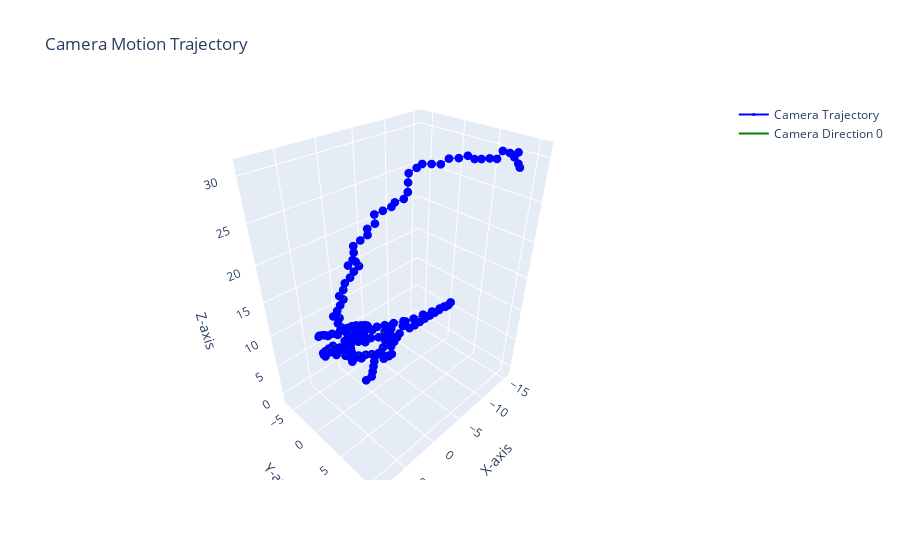

Write notebook code for a chart like this one.
### Markdown cell above
Для любых видео восстановить траекторию движения (t вектор). Выполнить визуализацию. 
Определить параметры которые влияют на "точность" определения вектора t
Использовать решение на базе нейронных сетей. 
Любые идеи. 

***slam прикрутить. 
Видео 1 но что бы работало.    

Анализ задания и пути решения.
Грузим из интернета качественное видео полета дрона. Сохраняем кусок не менее 2 мин.
В расчете используем предобученную нейросеть из модуля kornia, которая ищет соответствие ключевых точек двух наборов, а также извлекает дескрипторы для найденного набора ключевых точек.
Сами ключевые точки можно искать с помощью детектора sift или orb.
Выводим траекторию на трехмерный график.

### Code cell
# Импорт необходимых библиотек
import cv2
import numpy as np
import matplotlib.pyplot as plt
from mpl_toolkits.mplot3d import Axes3D
import plotly.graph_objects as go
import torch
import kornia
import kornia.feature as KF
from kornia_moons.feature import laf_from_opencv_SIFT_kpts, cv2_matches_from_kornia

# Фильтрация совпавших особенностей из двух изображений по расстоянию между лучшими совпадениями
def filter_matches_distance(matches, dist_threshold):
    filtered_match = []
    for m, n in matches:
        if m.distance <= dist_threshold * n.distance:
            filtered_match.append(m)
    return filtered_match

# Сопоставление особенностей из двух изображений
def match_features(des1, des2, matching='BF', detector='sift', sort=True, k=2):
    if matching == 'BF':
        if detector == 'sift':
            matcher = cv2.BFMatcher_create(cv2.NORM_L2, crossCheck=False)
        elif detector == 'orb':
            matcher = cv2.BFMatcher_create(cv2.NORM_HAMMING, crossCheck=False)
        matches = matcher.knnMatch(des1, des2, k=k)
    elif matching == 'FLANN':
        FLANN_INDEX_KDTREE = 1
        index_params = dict(algorithm=FLANN_INDEX_KDTREE, trees=5)
        search_params = dict(checks=50)
        matcher = cv2.FlannBasedMatcher(index_params, search_params)
        matches = matcher.knnMatch(des1, des2, k=k)
    if sort:
        matches = sorted(matches, key=lambda x: x[0].distance)
    return matches

# Загрузка нейронной сети HardNet
model = KF.HardNet(True)

# Функция для локального дескриптора
def local_descriptor_function(image, key_points, model):
    with torch.no_grad():
        model.eval()
        timg = kornia.image_to_tensor(image, False).float() / 255.
        lafs = laf_from_opencv_SIFT_kpts(key_points)
        affine = KF.LAFAffNetShapeEstimator(True)
        orienter = KF.LAFOrienter(32, angle_detector=KF.OriNet(True))
        orienter.eval()
        affine.eval()
        lafs_new = orienter(affine(lafs, timg), timg)
        patches = KF.extract_patches_from_pyramid(timg, lafs_new, 32)
        B, N, CH, H, W = patches.size()
        descs = model(patches.view(B * N, CH, H, W)).view(B * N, -1)
    return descs.detach().cpu().numpy()

# Функция для сопоставления точек
def points_matching_function(img1, img2, model):
    img1 = cv2.cvtColor(img1, cv2.COLOR_BGR2GRAY)
    img2 = cv2.cvtColor(img2, cv2.COLOR_BGR2GRAY)
    detector_type = cv2.ORB_create()
    key_points_1 = detector_type.detect(img1, None)
    key_points_2 = detector_type.detect(img2, None)
    descriptor_1 = local_descriptor_function(img1, key_points_1, model)
    descriptor_2 = local_descriptor_function(img2, key_points_2, model)
    dists, idxs = KF.match_smnn(torch.from_numpy(descriptor_1), torch.from_numpy(descriptor_2), 0.75)
    tentatives = cv2_matches_from_kornia(dists, idxs)
    return key_points_1, key_points_2, tentatives

# Основной код для обработки видео и вычисления траектории
video_path = 'drone.mp4'  # имя файла (и путь, если необходимо)
myvid = cv2.VideoCapture(video_path)  # загрузка в cv2
if not myvid.isOpened():
    print("Видео файл не найден")
else:
    print("Видео открыто")

# Матрица камеры K
CameraMatrix = np.array([[3000, 0., 960],
                         [0., 3000, 540],
                         [0., 0., 1.]], dtype=np.float32)

sift = cv2.SIFT_create()
poses = []  # список для поз камеры
positions = [np.array([0, 0, 0])]  # список для позиций камеры

# Чтение первого кадра видео
ret, frame = myvid.read()
img1 = frame
i = 0
interval = 20  # интервал между рассматриваемыми кадрами

while True:  # i < 1000:
    i += 1
    ret, frame = myvid.read()  # чтение следующего кадра
    if ret and i % interval == 0:  # каждый 5-й кадр
        print(f'Current frame is {i}')
        img2 = frame
        try:
            key_points_1, key_points_2, matches = points_matching_function(img1, img2, model)
            pts1 = np.float32([key_points_1[m.queryIdx].pt for m in matches]).reshape(-1, 1, 2)
            pts2 = np.float32([key_points_2[m.trainIdx].pt for m in matches]).reshape(-1, 1, 2)
            F, mask = cv2.findEssentialMat(pts1, pts2, CameraMatrix, method=cv2.LMEDS, prob=0.999, threshold=1.0)
            a, R, t, b = cv2.recoverPose(F, pts1, pts2, CameraMatrix, mask)
            poses.append((R, t))
            current_position = positions[-1]
            new_position = current_position + np.dot(R, t).T[0]
            positions.append(new_position)
            img1 = img2
        except Exception as e:
            print(f"Ошибка: {e}")
            pass
    elif ret and i % interval != 0:
        pass
    else:
        print('Видео - всё')
        myvid.release()  # освобождение ресурса видео после окончания просмотра
        break  # выход из цикла

# Создание траектории и ориентации камеры
def create_trajectory(poses):
    trajectory = [np.array([0, 0, 0])]
    current_pose = np.eye(4)
    pose_cam = [np.array([[0, 0, 0], [0, 0, 0], [0, 0, 0]])]

    for R, t in poses:
        T = np.eye(4)
        T[:3, :3] = R
        T[:3, 3] = t.T
        current_pose = np.dot(current_pose, T)
        trajectory.append(current_pose[:3, 3])
        pose_cam.append(current_pose[:3, :3])

    return np.array(trajectory), np.array(pose_cam)

trajectory, pose_cam = create_trajectory(poses)

# Создание фигуры для графика
fig = go.Figure()

# Добавление траектории камеры
fig.add_trace(go.Scatter3d(
    x=trajectory[1:, 0],
    y=trajectory[1:, 1],
    z=trajectory[1:, 2],
    mode='lines+markers',
    marker=dict(size=3, color='blue'),
    line=dict(color='blue', width=2),
    name='Camera Trajectory'
))

# Добавление ориентации камеры в каждой точке траектории
for i, (R, t) in enumerate(zip(pose_cam, trajectory)):
    camera_direction = R @ np.array([0, 0, 1])  # Направление оси Z камеры
    camera_direction_end = t + camera_direction * 0.5  # Конец вектора направления

    fig.add_trace(go.Scatter3d(
        x=[t[0], camera_direction_end[0]],
        y=[t[1], camera_direction_end[1]],
        z=[t[2], camera_direction_end[2]],
        mode='lines',
        line=dict(color='green', width=2),
        name=f'Camera Direction {i}' if i == 0 else None,
        showlegend=False if i > 0 else True
    ))

# Настройка макета графика
fig.update_layout(
    title='Camera Motion Trajectory',
    scene=dict(
        xaxis_title='X-axis',
        yaxis_title='Y-axis',
        zaxis_title='Z-axis'
    ),
    showlegend=True
)

# Показать график
fig.show()

### Figure 1 — Plotly figure (JSON) as saved in the notebook; plotly's stock layout.template omitted (floating-point values rounded to 4 significant figures; data arrays with more than 128 entries replaced by an {"elided": "..."} marker saying what was removed)
{"data": [{"line": {"color": "blue", "width": 2}, "marker": {"color": "blue", "size": 3}, "mode": "lines+markers", "name": "Camera Trajectory", "type": "scatter3d", "x": {"elided": "176 float values"}, "y": {"elided": "176 float values"}, "z": {"elided": "176 float values"}}, {"line": {"color": "green", "width": 2}, "mode": "lines", "name": "Camera Direction 0", "showlegend": true, "type": "scatter3d", "x": [0, 0], "y": [0, 0], "z": [0, 0]}, {"line": {"color": "green", "width": 2}, "mode": "lines", "showlegend": false, "type": "scatter3d", "x": [-5.279e-15, -5.445e-15], "y": [-1, -1.0], "z": [3.224e-14, -0.5]}, {"line": {"color": "green", "width": 2}, "mode": "lines", "showlegend": false, "type": "scatter3d", "x": [-1.0, -1.0], "y": [-1.0, -1.0], "z": [-0.006383, -0.5064]}, {"line": {"color": "green", "width": 2}, "mode": "lines", "showlegend": false, "type": "scatter3d", "x": [-1.108, -1.108], "y": [-0.8618, -0.8618], "z": [0.9781, 0.4781]}, {"line": {"color": "green", "width": 2}, "mode": "lines", "showlegend": false, "type": "scatter3d", "x": [-1.199, -1.199], "y": [-0.7401, -0.74], "z": [1.966, 1.466]}, {"line": {"color": "green", "width": 2}, "mode": "lines", "showlegend": false, "type": "scatter3d", "x": [-1.275, -1.275], "y": [-0.6127, -0.6124], "z": [2.955, 2.455]}, {"line": {"color": "green", "width": 2}, "mode": "lines", "showlegend": false, "type": "scatter3d", "x": [-1.34, -1.341], "y": [-0.4854, -0.485], "z": [3.945, 3.445]}, {"line": {"color": "green", "width": 2}, "mode": "lines", "showlegend": false, "type": "scatter3d", "x": [-2.34, -2.341], "y": [-0.4846, -0.4842], "z": [3.946, 3.446]}, {"line": {"color": "green", "width": 2}, "mode": "lines", "showlegend": false, "type": "scatter3d", "x": [-2.056, -2.135], "y": [0.4124, 0.1514], "z": [3.607, 3.188]}, {"line": {"color": "green", "width": 2}, "mode": "lines", "showlegend": false, "type": "scatter3d", "x": [-1.757, -1.836], "y": [0.977, 0.7166], "z": [4.377, 3.957]}, {"line": {"color": "green", "width": 2}, "mode": "lines", "showlegend": false, "type": "scatter3d", "x": [-1.684, -1.76], "y": [1.591, 1.331], "z": [5.163, 4.742]}, {"line": {"color": "green", "width": 2}, "mode": "lines", "showlegend": false, "type": "scatter3d", "x": [-1.31, -1.384], "y": [2.249, 1.989], "z": [5.816, 5.395]}, {"line": {"color": "green", "width": 2}, "mode": "lines", "showlegend": false, "type": "scatter3d", "x": [-1.237, -1.311], "y": [2.85, 2.59], "z": [6.612, 6.191]}, {"line": {"color": "green", "width": 2}, "mode": "lines", "showlegend": false, "type": "scatter3d", "x": [-1.778, -1.769], "y": [2.181, 2.034], "z": [7.122, 6.644]}, {"line": {"color": "green", "width": 2}, "mode": "lines", "showlegend": false, "type": "scatter3d", "x": [-1.95, -1.939], "y": [2.562, 2.414], "z": [8.031, 7.553]}, {"line": {"color": "green", "width": 2}, "mode": "lines", "showlegend": false, "type": "scatter3d", "x": [-2.05, -2.04], "y": [2.967, 2.818], "z": [8.94, 8.463]}, {"line": {"color": "green", "width": 2}, "mode": "lines", "showlegend": false, "type": "scatter3d", "x": [-2.052, -2.046], "y": [3.415, 3.264], "z": [9.834, 9.357]}, {"line": {"color": "green", "width": 2}, "mode": "lines", "showlegend": false, "type": "scatter3d", "x": [-2.747, -2.721], "y": [3.294, 3.156], "z": [10.54, 10.06]}, {"line": {"color": "green", "width": 2}, "mode": "lines", "showlegend": false, "type": "scatter3d", "x": [-2.768, -2.746], "y": [3.695, 3.556], "z": [11.46, 10.98]}, {"line": {"color": "green", "width": 2}, "mode": "lines", "showlegend": false, "type": "scatter3d", "x": [-2.548, -2.566], "y": [4.596, 4.303], "z": [11.08, 10.68]}, {"line": {"color": "green", "width": 2}, "mode": "lines", "showlegend": false, "type": "scatter3d", "x": [-2.71, -2.727], "y": [5.257, 4.966], "z": [11.82, 11.41]}, {"line": {"color": "green", "width": 2}, "mode": "lines", "showlegend": false, "type": "scatter3d", "x": [-2.885, -2.9], "y": [5.879, 5.591], "z": [12.58, 12.17]}, {"line": {"color": "green", "width": 2}, "mode": "lines", "showlegend": false, "type": "scatter3d", "x": [-3.016, -3.031], "y": [6.506, 6.221], "z": [13.35, 12.94]}, {"line": {"color": "green", "width": 2}, "mode": "lines", "showlegend": false, "type": "scatter3d", "x": [-3.139, -3.152], "y": [7.154, 6.871], "z": [14.1, 13.69]}, {"line": {"color": "green", "width": 2}, "mode": "lines", "showlegend": false, "type": "scatter3d", "x": [-3.149, -3.16], "y": [7.811, 7.529], "z": [14.85, 14.44]}, {"line": {"color": "green", "width": 2}, "mode": "lines", "showlegend": false, "type": "scatter3d", "x": [-3.15, -3.16], "y": [8.449, 8.168], "z": [15.62, 15.21]}, {"line": {"color": "green", "width": 2}, "mode": "lines", "showlegend": false, "type": "scatter3d", "x": [-3.179, -3.186], "y": [9.084, 8.805], "z": [16.39, 15.98]}, {"line": {"color": "green", "width": 2}, "mode": "lines", "showlegend": false, "type": "scatter3d", "x": [-3.447, -3.446], "y": [9.701, 9.424], "z": [17.13, 16.72]}, {"line": {"color": "green", "width": 2}, "mode": "lines", "showlegend": false, "type": "scatter3d", "x": [-2.572, -2.599], "y": [10.08, 9.802], "z": [17.43, 17.02]}, {"line": {"color": "green", "width": 2}, "mode": "lines", "showlegend": false, "type": "scatter3d", "x": [-1.715, -1.761], "y": [10.39, 10.11], "z": [17.85, 17.44]}, {"line": {"color": "green", "width": 2}, "mode": "lines", "showlegend": false, "type": "scatter3d", "x": [-0.7247, -0.83], "y": [10.4, 10.13], "z": [17.99, 17.58]}, {"line": {"color": "green", "width": 2}, "mode": "lines", "showlegend": false, "type": "scatter3d", "x": [-0.2216, -0.3241], "y": [10.88, 10.61], "z": [18.71, 18.29]}, {"line": {"color": "green", "width": 2}, "mode": "lines", "showlegend": false, "type": "scatter3d", "x": [0.766, 0.625], "y": [10.75, 10.5], "z": [18.8, 18.39]}, {"line": {"color": "green", "width": 2}, "mode": "lines", "showlegend": false, "type": "scatter3d", "x": [1.712, 1.478], "y": [10.43, 10.22], "z": [18.76, 18.37]}, {"line": {"color": "green", "width": 2}, "mode": "lines", "showlegend": false, "type": "scatter3d", "x": [2.603, 2.293], "y": [10.03, 9.868], "z": [18.55, 18.19]}, {"line": {"color": "green", "width": 2}, "mode": "lines", "showlegend": false, "type": "scatter3d", "x": [3.397, 3.051], "y": [9.444, 9.325], "z": [18.37, 18.03]}, {"line": {"color": "green", "width": 2}, "mode": "lines", "showlegend": false, "type": "scatter3d", "x": [4.031, 3.614], "y": [8.729, 8.729], "z": [18.08, 17.8]}, {"line": {"color": "green", "width": 2}, "mode": "lines", "showlegend": false, "type": "scatter3d", "x": [4.504, 4.068], "y": [7.961, 8.02], "z": [17.64, 17.41]}, {"line": {"color": "green", "width": 2}, "mode": "lines", "showlegend": false, "type": "scatter3d", "x": [4.808, 4.362], "y": [7.153, 7.287], "z": [17.14, 16.96]}, {"line": {"color": "green", "width": 2}, "mode": "lines", "showlegend": false, "type": "scatter3d", "x": [4.881, 4.434], "y": [6.505, 6.704], "z": [16.38, 16.28]}, {"line": {"color": "green", "width": 2}, "mode": "lines", "showlegend": false, "type": "scatter3d", "x": [5.785, 5.338], "y": [6.15, 6.348], "z": [16.62, 16.51]}, {"line": {"color": "green", "width": 2}, "mode": "lines", "showlegend": false, "type": "scatter3d", "x": [5.685, 5.26], "y": [5.471, 5.733], "z": [15.89, 15.86]}, {"line": {"color": "green", "width": 2}, "mode": "lines", "showlegend": false, "type": "scatter3d", "x": [5.482, 5.076], "y": [4.688, 4.978], "z": [15.3, 15.29]}, {"line": {"color": "green", "width": 2}, "mode": "lines", "showlegend": false, "type": "scatter3d", "x": [6.116, 5.711], "y": [3.948, 4.241], "z": [15.08, 15.06]}, {"line": {"color": "green", "width": 2}, "mode": "lines", "showlegend": false, "type": "scatter3d", "x": [6.936, 6.531], "y": [3.376, 3.668], "z": [15.09, 15.07]}, {"line": {"color": "green", "width": 2}, "mode": "lines", "showlegend": false, "type": "scatter3d", "x": [7.746, 7.34], "y": [2.79, 3.081], "z": [15.07, 15.05]}, {"line": {"color": "green", "width": 2}, "mode": "lines", "showlegend": false, "type": "scatter3d", "x": [8.626, 8.217], "y": [2.538, 2.825], "z": [15.47, 15.45]}, {"line": {"color": "green", "width": 2}, "mode": "lines", "showlegend": false, "type": "scatter3d", "x": [8.183, 7.85], "y": [1.92, 2.287], "z": [14.82, 14.89]}, {"line": {"color": "green", "width": 2}, "mode": "lines", "showlegend": false, "type": "scatter3d", "x": [7.548, 7.305], "y": [1.437, 1.853], "z": [14.22, 14.35]}, {"line": {"color": "green", "width": 2}, "mode": "lines", "showlegend": false, "type": "scatter3d", "x": [6.779, 6.624], "y": [1.277, 1.708], "z": [13.6, 13.8]}, {"line": {"color": "green", "width": 2}, "mode": "lines", "showlegend": false, "type": "scatter3d", "x": [7.697, 7.537], "y": [0.919, 1.35], "z": [13.77, 13.97]}, {"line": {"color": "green", "width": 2}, "mode": "lines", "showlegend": false, "type": "scatter3d", "x": [6.81, 6.736], "y": [0.7525, 1.19], "z": [13.34, 13.57]}, {"line": {"color": "green", "width": 2}, "mode": "lines", "showlegend": false, "type": "scatter3d", "x": [5.866, 5.927], "y": [0.8215, 1.239], "z": [13.02, 13.29]}, {"line": {"color": "green", "width": 2}, "mode": "lines", "showlegend": false, "type": "scatter3d", "x": [4.878, 5.006], "y": [0.935, 1.338], "z": [12.91, 13.18]}, {"line": {"color": "green", "width": 2}, "mode": "lines", "showlegend": false, "type": "scatter3d", "x": [3.918, 4.166], "y": [1.211, 1.566], "z": [12.96, 13.21]}, {"line": {"color": "green", "width": 2}, "mode": "lines", "showlegend": false, "type": "scatter3d", "x": [4.898, 5.012], "y": [1.021, 0.5922], "z": [13.01, 12.78]}, {"line": {"color": "green", "width": 2}, "mode": "lines", "showlegend": false, "type": "scatter3d", "x": [3.936, 4.13], "y": [0.956, 0.5411], "z": [12.75, 12.55]}, {"line": {"color": "green", "width": 2}, "mode": "lines", "showlegend": false, "type": "scatter3d", "x": [3.02, 3.261], "y": [0.7586, 0.3584], "z": [12.4, 12.22]}, {"line": {"color": "green", "width": 2}, "mode": "lines", "showlegend": false, "type": "scatter3d", "x": [3.049, 3.285], "y": [1.553, 1.151], "z": [13.01, 12.83]}, {"line": {"color": "green", "width": 2}, "mode": "lines", "showlegend": false, "type": "scatter3d", "x": [2.229, 2.527], "y": [1.412, 1.031], "z": [12.45, 12.32]}, {"line": {"color": "green", "width": 2}, "mode": "lines", "showlegend": false, "type": "scatter3d", "x": [1.474, 1.806], "y": [1.124, 0.7618], "z": [11.86, 11.77]}, {"line": {"color": "green", "width": 2}, "mode": "lines", "showlegend": false, "type": "scatter3d", "x": [0.8116, 1.201], "y": [0.7513, 0.4381], "z": [11.21, 11.19]}, {"line": {"color": "green", "width": 2}, "mode": "lines", "showlegend": false, "type": "scatter3d", "x": [0.2798, 0.6991], "y": [0.2581, -0.01152], "z": [10.52, 10.56]}, {"line": {"color": "green", "width": 2}, "mode": "lines", "showlegend": false, "type": "scatter3d", "x": [-0.1486, 0.2867], "y": [-0.2391, -0.4669], "z": [9.769, 9.862]}, {"line": {"color": "green", "width": 2}, "mode": "lines", "showlegend": false, "type": "scatter3d", "x": [-0.3967, 0.04565], "y": [-0.891, -1.085], "z": [9.052, 9.182]}, {"line": {"color": "green", "width": 2}, "mode": "lines", "showlegend": false, "type": "scatter3d", "x": [-0.5237, -0.07371], "y": [-1.707, -1.795], "z": [8.488, 8.687]}, {"line": {"color": "green", "width": 2}, "mode": "lines", "showlegend": false, "type": "scatter3d", "x": [0.4014, 0.8512], "y": [-1.969, -2.064], "z": [8.763, 8.959]}, {"line": {"color": "green", "width": 2}, "mode": "lines", "showlegend": false, "type": "scatter3d", "x": [0.4203, 0.8597], "y": [-2.63, -2.693], "z": [8.013, 8.243]}, {"line": {"color": "green", "width": 2}, "mode": "lines", "showlegend": false, "type": "scatter3d", "x": [-0.474, -0.03399], "y": [-2.478, -2.546], "z": [7.592, 7.819]}, {"line": {"color": "green", "width": 2}, "mode": "lines", "showlegend": false, "type": "scatter3d", "x": [-1.377, -0.9369], "y": [-2.339, -2.412], "z": [7.186, 7.411]}, {"line": {"color": "green", "width": 2}, "mode": "lines", "showlegend": false, "type": "scatter3d", "x": [-1.081, -0.6896], "y": [-2.979, -2.971], "z": [6.477, 6.788]}, {"line": {"color": "green", "width": 2}, "mode": "lines", "showlegend": false, "type": "scatter3d", "x": [-1.746, -1.354], "y": [-3.105, -3.1], "z": [5.741, 6.051]}, {"line": {"color": "green", "width": 2}, "mode": "lines", "showlegend": false, "type": "scatter3d", "x": [-1.246, -0.9331], "y": [-3.704, -3.625], "z": [5.116, 5.498]}, {"line": {"color": "green", "width": 2}, "mode": "lines", "showlegend": false, "type": "scatter3d", "x": [-2.034, -1.718], "y": [-3.751, -3.677], "z": [4.502, 4.882]}, {"line": {"color": "green", "width": 2}, "mode": "lines", "showlegend": false, "type": "scatter3d", "x": [-1.688, -1.427], "y": [-4.606, -4.451], "z": [4.116, 4.514]}, {"line": {"color": "green", "width": 2}, "mode": "lines", "showlegend": false, "type": "scatter3d", "x": [-0.8871, -0.8182], "y": [-5.194, -4.914], "z": [4.0, 4.408]}, {"line": {"color": "green", "width": 2}, "mode": "lines", "showlegend": false, "type": "scatter3d", "x": [-1.553, -1.474], "y": [-5.541, -5.265], "z": [3.339, 3.748]}, {"line": {"color": "green", "width": 2}, "mode": "lines", "showlegend": false, "type": "scatter3d", "x": [-0.625, -0.5662], "y": [-5.771, -5.495], "z": [3.046, 3.458]}, {"line": {"color": "green", "width": 2}, "mode": "lines", "showlegend": false, "type": "scatter3d", "x": [0.3618, 0.2472], "y": [-5.931, -5.642], "z": [3.071, 3.462]}, {"line": {"color": "green", "width": 2}, "mode": "lines", "showlegend": false, "type": "scatter3d", "x": [1.096, 0.8884], "y": [-6.415, -6.076], "z": [3.548, 3.852]}, {"line": {"color": "green", "width": 2}, "mode": "lines", "showlegend": false, "type": "scatter3d", "x": [2.017, 1.707], "y": [-6.125, -5.835], "z": [3.807, 4.071]}, {"line": {"color": "green", "width": 2}, "mode": "lines", "showlegend": false, "type": "scatter3d", "x": [2.861, 2.53], "y": [-5.717, -5.44], "z": [4.157, 4.41]}, {"line": {"color": "green", "width": 2}, "mode": "lines", "showlegend": false, "type": "scatter3d", "x": [3.569, 3.117], "y": [-5.19, -5.036], "z": [4.626, 4.773]}, {"line": {"color": "green", "width": 2}, "mode": "lines", "showlegend": false, "type": "scatter3d", "x": [3.983, 3.511], "y": [-4.439, -4.327], "z": [5.14, 5.261]}, {"line": {"color": "green", "width": 2}, "mode": "lines", "showlegend": false, "type": "scatter3d", "x": [4.292, 3.798], "y": [-3.597, -3.577], "z": [5.583, 5.657]}, {"line": {"color": "green", "width": 2}, "mode": "lines", "showlegend": false, "type": "scatter3d", "x": [3.296, 2.803], "y": [-3.668, -3.643], "z": [5.622, 5.702]}, {"line": {"color": "green", "width": 2}, "mode": "lines", "showlegend": false, "type": "scatter3d", "x": [3.223, 2.744], "y": [-2.677, -2.807], "z": [5.739, 5.804]}, {"line": {"color": "green", "width": 2}, "mode": "lines", "showlegend": false, "type": "scatter3d", "x": [2.427, 1.947], "y": [-3.283, -3.405], "z": [5.746, 5.818]}, {"line": {"color": "green", "width": 2}, "mode": "lines", "showlegend": false, "type": "scatter3d", "x": [1.511, 1.032], "y": [-3.011, -3.136], "z": [6.042, 6.116]}, {"line": {"color": "green", "width": 2}, "mode": "lines", "showlegend": false, "type": "scatter3d", "x": [2.477, 1.997], "y": [-2.757, -2.877], "z": [6.093, 6.168]}, {"line": {"color": "green", "width": 2}, "mode": "lines", "showlegend": false, "type": "scatter3d", "x": [2.349, 1.889], "y": [-1.851, -2.041], "z": [6.499, 6.543]}, {"line": {"color": "green", "width": 2}, "mode": "lines", "showlegend": false, "type": "scatter3d", "x": [1.443, 0.9813], "y": [-2.269, -2.454], "z": [6.567, 6.616]}, {"line": {"color": "green", "width": 2}, "mode": "lines", "showlegend": false, "type": "scatter3d", "x": [1.335, 0.8514], "y": [-3.263, -3.156], "z": [6.553, 6.62]}, {"line": {"color": "green", "width": 2}, "mode": "lines", "showlegend": false, "type": "scatter3d", "x": [1.549, 1.05], "y": [-2.33, -2.351], "z": [6.842, 6.87]}, {"line": {"color": "green", "width": 2}, "mode": "lines", "showlegend": false, "type": "scatter3d", "x": [0.5712, 0.07247], "y": [-2.542, -2.558], "z": [6.852, 6.884]}, {"line": {"color": "green", "width": 2}, "mode": "lines", "showlegend": false, "type": "scatter3d", "x": [0.4601, 0.001666], "y": [-1.553, -1.753], "z": [6.959, 6.972]}, {"line": {"color": "green", "width": 2}, "mode": "lines", "showlegend": false, "type": "scatter3d", "x": [0.04334, -0.3622], "y": [-0.6695, -0.9619], "z": [7.171, 7.163]}, {"line": {"color": "green", "width": 2}, "mode": "lines", "showlegend": false, "type": "scatter3d", "x": [-0.488, -0.7124], "y": [-0.1641, -0.5681], "z": [7.851, 7.66]}, {"line": {"color": "green", "width": 2}, "mode": "lines", "showlegend": false, "type": "scatter3d", "x": [-1.333, -1.469], "y": [0.3677, -0.07939], "z": [7.789, 7.612]}, {"line": {"color": "green", "width": 2}, "mode": "lines", "showlegend": false, "type": "scatter3d", "x": [-2.167, -2.251], "y": [0.7658, 0.2962], "z": [7.408, 7.258]}, {"line": {"color": "green", "width": 2}, "mode": "lines", "showlegend": false, "type": "scatter3d", "x": [-3.126, -3.09], "y": [0.976, 0.4921], "z": [7.216, 7.095]}, {"line": {"color": "green", "width": 2}, "mode": "lines", "showlegend": false, "type": "scatter3d", "x": [-3.253, -3.223], "y": [0.06585, -0.4184], "z": [6.822, 6.701]}, {"line": {"color": "green", "width": 2}, "mode": "lines", "showlegend": false, "type": "scatter3d", "x": [-3.502, -3.408], "y": [-0.437, -0.7792], "z": [7.649, 7.297]}, {"line": {"color": "green", "width": 2}, "mode": "lines", "showlegend": false, "type": "scatter3d", "x": [-4.475, -4.244], "y": [-0.4875, -0.81], "z": [7.425, 7.12]}, {"line": {"color": "green", "width": 2}, "mode": "lines", "showlegend": false, "type": "scatter3d", "x": [-4.327, -4.098], "y": [-1.069, -1.394], "z": [6.625, 6.321]}, {"line": {"color": "green", "width": 2}, "mode": "lines", "showlegend": false, "type": "scatter3d", "x": [-5.08, -4.67], "y": [-1.265, -1.523], "z": [5.997, 5.873]}, {"line": {"color": "green", "width": 2}, "mode": "lines", "showlegend": false, "type": "scatter3d", "x": [-4.384, -3.976], "y": [-1.825, -2.087], "z": [5.548, 5.423]}, {"line": {"color": "green", "width": 2}, "mode": "lines", "showlegend": false, "type": "scatter3d", "x": [-4.515, -4.091], "y": [-1.84, -2.105], "z": [4.557, 4.558]}, {"line": {"color": "green", "width": 2}, "mode": "lines", "showlegend": false, "type": "scatter3d", "x": [-4.734, -4.305], "y": [-2.16, -2.415], "z": [3.635, 3.671]}, {"line": {"color": "green", "width": 2}, "mode": "lines", "showlegend": false, "type": "scatter3d", "x": [-5.65, -5.222], "y": [-1.769, -2.025], "z": [3.547, 3.58]}, {"line": {"color": "green", "width": 2}, "mode": "lines", "showlegend": false, "type": "scatter3d", "x": [-5.81, -5.373], "y": [-2.234, -2.416], "z": [2.676, 2.836]}, {"line": {"color": "green", "width": 2}, "mode": "lines", "showlegend": false, "type": "scatter3d", "x": [-5.697, -5.292], "y": [-2.765, -2.866], "z": [1.837, 2.112]}, {"line": {"color": "green", "width": 2}, "mode": "lines", "showlegend": false, "type": "scatter3d", "x": [-5.347, -4.982], "y": [-3.312, -3.365], "z": [1.076, 1.413]}, {"line": {"color": "green", "width": 2}, "mode": "lines", "showlegend": false, "type": "scatter3d", "x": [-4.501, -4.338], "y": [-3.335, -3.39], "z": [0.5434, 1.013]}, {"line": {"color": "green", "width": 2}, "mode": "lines", "showlegend": false, "type": "scatter3d", "x": [-3.76, -3.687], "y": [-3.98, -3.958], "z": [0.3562, 0.8502]}, {"line": {"color": "green", "width": 2}, "mode": "lines", "showlegend": false, "type": "scatter3d", "x": [-2.858, -2.787], "y": [-4.299, -4.277], "z": [0.6479, 1.142]}, {"line": {"color": "green", "width": 2}, "mode": "lines", "showlegend": false, "type": "scatter3d", "x": [-2.002, -2.035], "y": [-4.809, -4.724], "z": [0.7195, 1.211]}, {"line": {"color": "green", "width": 2}, "mode": "lines", "showlegend": false, "type": "scatter3d", "x": [-2.475, -2.51], "y": [-4.829, -4.743], "z": [-0.1612, 0.3301]}, {"line": {"color": "green", "width": 2}, "mode": "lines", "showlegend": false, "type": "scatter3d", "x": [-1.649, -1.809], "y": [-5.231, -5.081], "z": [0.2347, 0.6841]}, {"line": {"color": "green", "width": 2}, "mode": "lines", "showlegend": false, "type": "scatter3d", "x": [-1.396, -1.55], "y": [-5.649, -5.498], "z": [-0.6379, -0.1868]}, {"line": {"color": "green", "width": 2}, "mode": "lines", "showlegend": false, "type": "scatter3d", "x": [-1.127, -1.29], "y": [-5.576, -5.421], "z": [0.3224, 0.7689]}, {"line": {"color": "green", "width": 2}, "mode": "lines", "showlegend": false, "type": "scatter3d", "x": [-0.463, -0.7237], "y": [-5.899, -5.691], "z": [0.997, 1.369]}, {"line": {"color": "green", "width": 2}, "mode": "lines", "showlegend": false, "type": "scatter3d", "x": [-1.263, -1.355], "y": [-5.444, -5.326], "z": [0.6062, 1.083]}, {"line": {"color": "green", "width": 2}, "mode": "lines", "showlegend": false, "type": "scatter3d", "x": [-1.15, -1.243], "y": [-5.239, -5.122], "z": [1.578, 2.056]}, {"line": {"color": "green", "width": 2}, "mode": "lines", "showlegend": false, "type": "scatter3d", "x": [-0.9332, -1.03], "y": [-5.107, -4.989], "z": [2.546, 3.022]}, {"line": {"color": "green", "width": 2}, "mode": "lines", "showlegend": false, "type": "scatter3d", "x": [-0.8081, -0.9075], "y": [-4.924, -4.806], "z": [3.521, 3.996]}, {"line": {"color": "green", "width": 2}, "mode": "lines", "showlegend": false, "type": "scatter3d", "x": [-0.6736, -0.7769], "y": [-4.739, -4.621], "z": [4.494, 4.969]}, {"line": {"color": "green", "width": 2}, "mode": "lines", "showlegend": false, "type": "scatter3d", "x": [-0.6424, -0.746], "y": [-4.538, -4.42], "z": [5.473, 5.948]}, {"line": {"color": "green", "width": 2}, "mode": "lines", "showlegend": false, "type": "scatter3d", "x": [-0.6626, -0.7654], "y": [-4.316, -4.198], "z": [6.448, 6.923]}, {"line": {"color": "green", "width": 2}, "mode": "lines", "showlegend": false, "type": "scatter3d", "x": [0.2307, 0.0805], "y": [-4.487, -4.36], "z": [6.863, 7.323]}, {"line": {"color": "green", "width": 2}, "mode": "lines", "showlegend": false, "type": "scatter3d", "x": [0.7256, 0.5579], "y": [-4.557, -4.424], "z": [7.73, 8.181]}, {"line": {"color": "green", "width": 2}, "mode": "lines", "showlegend": false, "type": "scatter3d", "x": [1.185, 1.003], "y": [-4.593, -4.455], "z": [8.617, 9.062]}, {"line": {"color": "green", "width": 2}, "mode": "lines", "showlegend": false, "type": "scatter3d", "x": [1.034, 0.8512], "y": [-4.331, -4.195], "z": [9.57, 10.01]}, {"line": {"color": "green", "width": 2}, "mode": "lines", "showlegend": false, "type": "scatter3d", "x": [1.811, 1.511], "y": [-4.534, -4.366], "z": [10.17, 10.53]}, {"line": {"color": "green", "width": 2}, "mode": "lines", "showlegend": false, "type": "scatter3d", "x": [1.384, 1.084], "y": [-4.185, -4.018], "z": [11.0, 11.36]}, {"line": {"color": "green", "width": 2}, "mode": "lines", "showlegend": false, "type": "scatter3d", "x": [1.073, 0.7697], "y": [-3.86, -3.693], "z": [11.89, 12.26]}, {"line": {"color": "green", "width": 2}, "mode": "lines", "showlegend": false, "type": "scatter3d", "x": [0.7393, 0.4336], "y": [-3.544, -3.377], "z": [12.78, 13.14]}, {"line": {"color": "green", "width": 2}, "mode": "lines", "showlegend": false, "type": "scatter3d", "x": [1.316, 0.9656], "y": [-3.551, -3.38], "z": [13.6, 13.91]}, {"line": {"color": "green", "width": 2}, "mode": "lines", "showlegend": false, "type": "scatter3d", "x": [0.8583, 0.5052], "y": [-3.247, -3.076], "z": [14.44, 14.75]}, {"line": {"color": "green", "width": 2}, "mode": "lines", "showlegend": false, "type": "scatter3d", "x": [0.6851, 0.3247], "y": [-3.054, -2.882], "z": [15.4, 15.7]}, {"line": {"color": "green", "width": 2}, "mode": "lines", "showlegend": false, "type": "scatter3d", "x": [0.1469, -0.2143], "y": [-2.657, -2.486], "z": [16.15, 16.45]}, {"line": {"color": "green", "width": 2}, "mode": "lines", "showlegend": false, "type": "scatter3d", "x": [-0.1865, -0.5511], "y": [-2.279, -2.108], "z": [17.01, 17.31]}, {"line": {"color": "green", "width": 2}, "mode": "lines", "showlegend": false, "type": "scatter3d", "x": [-0.6501, -1.016], "y": [-1.833, -1.664], "z": [17.77, 18.07]}, {"line": {"color": "green", "width": 2}, "mode": "lines", "showlegend": false, "type": "scatter3d", "x": [-0.1386, -0.5591], "y": [-1.766, -1.602], "z": [18.63, 18.85]}, {"line": {"color": "green", "width": 2}, "mode": "lines", "showlegend": false, "type": "scatter3d", "x": [0.8007, 0.3805], "y": [-2.023, -1.859], "z": [18.4, 18.62]}, {"line": {"color": "green", "width": 2}, "mode": "lines", "showlegend": false, "type": "scatter3d", "x": [0.4508, 0.02856], "y": [-1.536, -1.374], "z": [19.2, 19.42]}, {"line": {"color": "green", "width": 2}, "mode": "lines", "showlegend": false, "type": "scatter3d", "x": [0.3542, -0.07652], "y": [-1.387, -1.222], "z": [20.19, 20.38]}, {"line": {"color": "green", "width": 2}, "mode": "lines", "showlegend": false, "type": "scatter3d", "x": [0.5029, 0.0573], "y": [-1.195, -1.035], "z": [21.16, 21.32]}, {"line": {"color": "green", "width": 2}, "mode": "lines", "showlegend": false, "type": "scatter3d", "x": [-0.2377, -0.6847], "y": [-0.8246, -0.6648], "z": [21.72, 21.88]}, {"line": {"color": "green", "width": 2}, "mode": "lines", "showlegend": false, "type": "scatter3d", "x": [-0.9375, -1.386], "y": [-0.3897, -0.2312], "z": [22.29, 22.44]}, {"line": {"color": "green", "width": 2}, "mode": "lines", "showlegend": false, "type": "scatter3d", "x": [-0.7081, -1.173], "y": [-0.118, 0.02868], "z": [23.22, 23.33]}, {"line": {"color": "green", "width": 2}, "mode": "lines", "showlegend": false, "type": "scatter3d", "x": [-1.517, -1.984], "y": [0.2416, 0.3868], "z": [23.69, 23.79]}, {"line": {"color": "green", "width": 2}, "mode": "lines", "showlegend": false, "type": "scatter3d", "x": [-1.629, -2.1], "y": [0.0596, 0.2223], "z": [24.66, 24.7]}, {"line": {"color": "green", "width": 2}, "mode": "lines", "showlegend": false, "type": "scatter3d", "x": [-2.476, -2.948], "y": [0.5035, 0.6647], "z": [24.96, 24.99]}, {"line": {"color": "green", "width": 2}, "mode": "lines", "showlegend": false, "type": "scatter3d", "x": [-3.295, -3.768], "y": [0.9711, 1.13], "z": [25.29, 25.32]}, {"line": {"color": "green", "width": 2}, "mode": "lines", "showlegend": false, "type": "scatter3d", "x": [-3.19, -3.668], "y": [1.61, 1.757], "z": [26.05, 26.07]}, {"line": {"color": "green", "width": 2}, "mode": "lines", "showlegend": false, "type": "scatter3d", "x": [-4.024, -4.503], "y": [2.091, 2.237], "z": [26.32, 26.34]}, {"line": {"color": "green", "width": 2}, "mode": "lines", "showlegend": false, "type": "scatter3d", "x": [-4.143, -4.625], "y": [2.558, 2.691], "z": [27.2, 27.19]}, {"line": {"color": "green", "width": 2}, "mode": "lines", "showlegend": false, "type": "scatter3d", "x": [-4.61, -5.08], "y": [2.136, 2.298], "z": [27.97, 27.92]}, {"line": {"color": "green", "width": 2}, "mode": "lines", "showlegend": false, "type": "scatter3d", "x": [-5.119, -5.566], "y": [1.712, 1.91], "z": [28.72, 28.62]}, {"line": {"color": "green", "width": 2}, "mode": "lines", "showlegend": false, "type": "scatter3d", "x": [-5.699, -6.145], "y": [2.296, 2.488], "z": [29.29, 29.17]}, {"line": {"color": "green", "width": 2}, "mode": "lines", "showlegend": false, "type": "scatter3d", "x": [-5.661, -6.111], "y": [3.078, 3.246], "z": [29.91, 29.77]}, {"line": {"color": "green", "width": 2}, "mode": "lines", "showlegend": false, "type": "scatter3d", "x": [-6.513, -6.963], "y": [3.594, 3.761], "z": [29.82, 29.68]}, {"line": {"color": "green", "width": 2}, "mode": "lines", "showlegend": false, "type": "scatter3d", "x": [-7.381, -7.832], "y": [4.071, 4.238], "z": [29.69, 29.55]}, {"line": {"color": "green", "width": 2}, "mode": "lines", "showlegend": false, "type": "scatter3d", "x": [-7.966, -8.415], "y": [4.631, 4.792], "z": [30.28, 30.12]}, {"line": {"color": "green", "width": 2}, "mode": "lines", "showlegend": false, "type": "scatter3d", "x": [-8.693, -9.141], "y": [5.317, 5.477], "z": [30.32, 30.16]}, {"line": {"color": "green", "width": 2}, "mode": "lines", "showlegend": false, "type": "scatter3d", "x": [-9.569, -10.02], "y": [5.777, 5.935], "z": [30.46, 30.3]}, {"line": {"color": "green", "width": 2}, "mode": "lines", "showlegend": false, "type": "scatter3d", "x": [-10.41, -10.85], "y": [6.041, 6.2], "z": [29.98, 29.82]}, {"line": {"color": "green", "width": 2}, "mode": "lines", "showlegend": false, "type": "scatter3d", "x": [-10.26, -10.72], "y": [6.992, 7.107], "z": [30.25, 30.08]}, {"line": {"color": "green", "width": 2}, "mode": "lines", "showlegend": false, "type": "scatter3d", "x": [-11.19, -11.65], "y": [7.352, 7.465], "z": [30.18, 30.0]}, {"line": {"color": "green", "width": 2}, "mode": "lines", "showlegend": false, "type": "scatter3d", "x": [-12.13, -12.58], "y": [7.617, 7.731], "z": [29.95, 29.78]}, {"line": {"color": "green", "width": 2}, "mode": "lines", "showlegend": false, "type": "scatter3d", "x": [-12.84, -13.29], "y": [7.731, 7.846], "z": [30.64, 30.45]}, {"line": {"color": "green", "width": 2}, "mode": "lines", "showlegend": false, "type": "scatter3d", "x": [-13.72, -14.16], "y": [8.076, 8.192], "z": [30.31, 30.11]}, {"line": {"color": "green", "width": 2}, "mode": "lines", "showlegend": false, "type": "scatter3d", "x": [-14.6, -15.04], "y": [8.552, 8.666], "z": [30.28, 30.08]}, {"line": {"color": "green", "width": 2}, "mode": "lines", "showlegend": false, "type": "scatter3d", "x": [-14.9, -15.28], "y": [7.963, 8.29], "z": [29.53, 29.57]}, {"line": {"color": "green", "width": 2}, "mode": "lines", "showlegend": false, "type": "scatter3d", "x": [-14.49, -14.92], "y": [8.79, 9.047], "z": [29.14, 29.23]}, {"line": {"color": "green", "width": 2}, "mode": "lines", "showlegend": false, "type": "scatter3d", "x": [-15.22, -15.48], "y": [8.617, 8.946], "z": [28.48, 28.75]}], "layout": {"scene": {"xaxis": {"title": {"text": "X-axis"}}, "yaxis": {"title": {"text": "Y-axis"}}, "zaxis": {"title": {"text": "Z-axis"}}}, "showlegend": true, "title": {"text": "Camera Motion Trajectory"}}}
